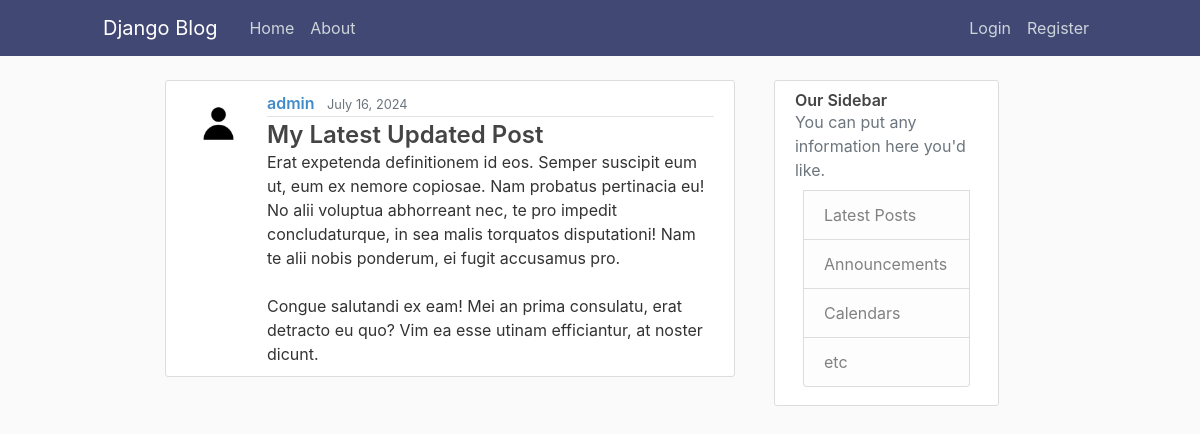
The app's page /post/31/ with its own data.
### blog/models.py (models this page shows, shortened)
class Post(models.Model):
    title = models.CharField(max_length=100)
    content = models.TextField()
    date_posted = models.DateTimeField(default=timezone.now)
    author = models.ForeignKey(User, on_delete=models.CASCADE)

### users/models.py (models this page shows, shortened)
class Profile(models.Model):
    user = models.OneToOneField(User, on_delete=models.CASCADE)
    image = models.ImageField(default='default.jpg', upload_to='profile_pics')

### blog/views.py (the view)
# urls.py: path('post/<int:pk>/', PostDetailView.as_view(), name='post-detail'),
class PostDetailView(DetailView):
    model = Post

### blog/templates/blog/post_detail.html (shortened to what this page needs)
{% extends "blog/base.html" %}
{% block content %}
        <article class="media content-section">
          <img class= "rounded-circle article-img"  src= "{{ object.author.profile.image.url }}">
          <div class="media-body">
            <div class="article-metadata">
              <a class="mr-2 font-semibold " href="profile/">{{ object.author }}</a>
              <small class="text-muted fa-align-right">{{ object.date_posted|date:"F d, Y" }}</small>
            </div>
            <h2><a class="article-title font-semibold text-2xl" href="#">{{ object.title }}</a></h2>
            <p class="article-content">{{ object.content }}</p>
          </div>
        </article>
{% endblock content %}

### blog/static/blog/main.css (style rules this page uses)
body { background: #fafafa; color: #333333; margin-top: 5rem; }
h1, h2, h3, h4, h5, h6 { color: #444444; }
.content-section { background: #ffffff; padding: 10px 20px; border: 1px solid #dddddd; border-radius: 3px; margin-bottom: 20px; }
.article-title { color: #444444; }
.article-content { white-space: pre-line; }
.article-img { height: 65px; width: 65px; margin-right: 16px; }
.article-metadata { padding-bottom: 1px; margin-bottom: 4px; border-bottom: 1px solid #e3e3e3; color: #428bca; }

### records on screen
Post: author.profile.image (placeholder picture), author "admin", date_posted "July 16, 2024", title "My Latest Updated Post", content "Erat expetenda definitionem id eos. Semper suscipit eum ut, eum ex nemore copiosae. Nam probatus pertinacia eu! No alii voluptua abhorreant nec, te pro impedit concludaturque, in sea malis torquatos disputationi! Nam te alii nobis ponderum, ei fugit accusamus pro. Congue salutandi ex eam! Mei an prima consulatu, erat detracto eu quo? Vim ea esse utinam efficiantur, at noster dicunt."
